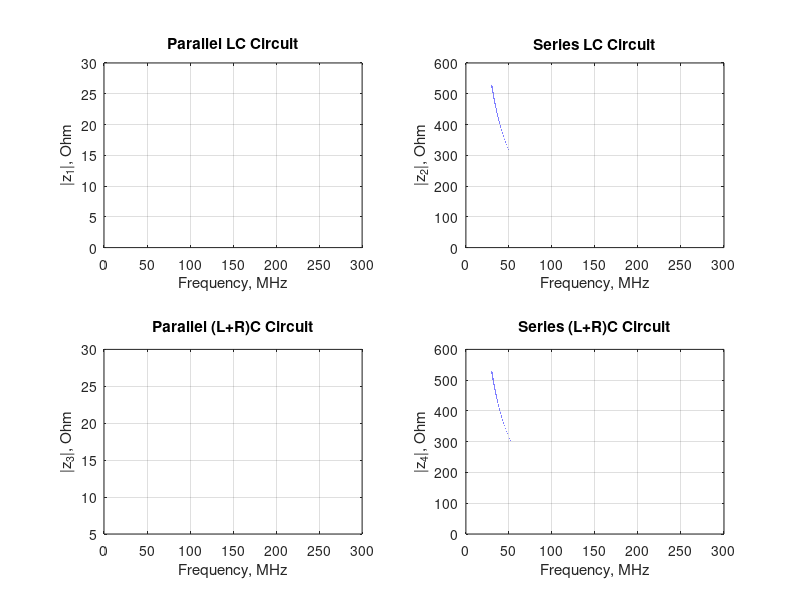

The MATLAB script that drew this image:
%  Solutions of <RF circuit design: Theory and Application>

%  Problem 1.5

close all;
clc;

f = 30e6:1000:300e6;
L = 10e-9;
C = 10e-12;
R = 5;

z1 = 1./(1i*2*pi*f*C+1./(1i*2*pi*f*L));
z2 = 1i*(2*pi*f*L-1./(2*pi*f*C));
z3 = 1./(1i*2*pi*f*C+1./(1i*2*pi*f*L+R));
z4 = 1i*(2*pi*f*L-1./(2*pi*f*C))+R;


subplot(2,2,1); plot(f/1e6, abs(z1)); grid on;
title('Parallel LC Circuit'); xlabel('Frequency, MHz'); ylabel('|z_1|, Ohm');

subplot(2,2,2); plot(f/1e6, abs(z2)); grid on;
title('Series LC Circuit'); xlabel('Frequency, MHz'); ylabel('|z_2|, Ohm');

subplot(2,2,3); plot(f/1e6, abs(z3)); grid on;
title('Parallel (L+R)C Circuit'); xlabel('Frequency, MHz'); ylabel('|z_3|, Ohm');

subplot(2,2,4); plot(f/1e6, abs(z4)); grid on;
title('Series (L+R)C Circuit'); xlabel('Frequency, MHz'); ylabel('|z_4|, Ohm');